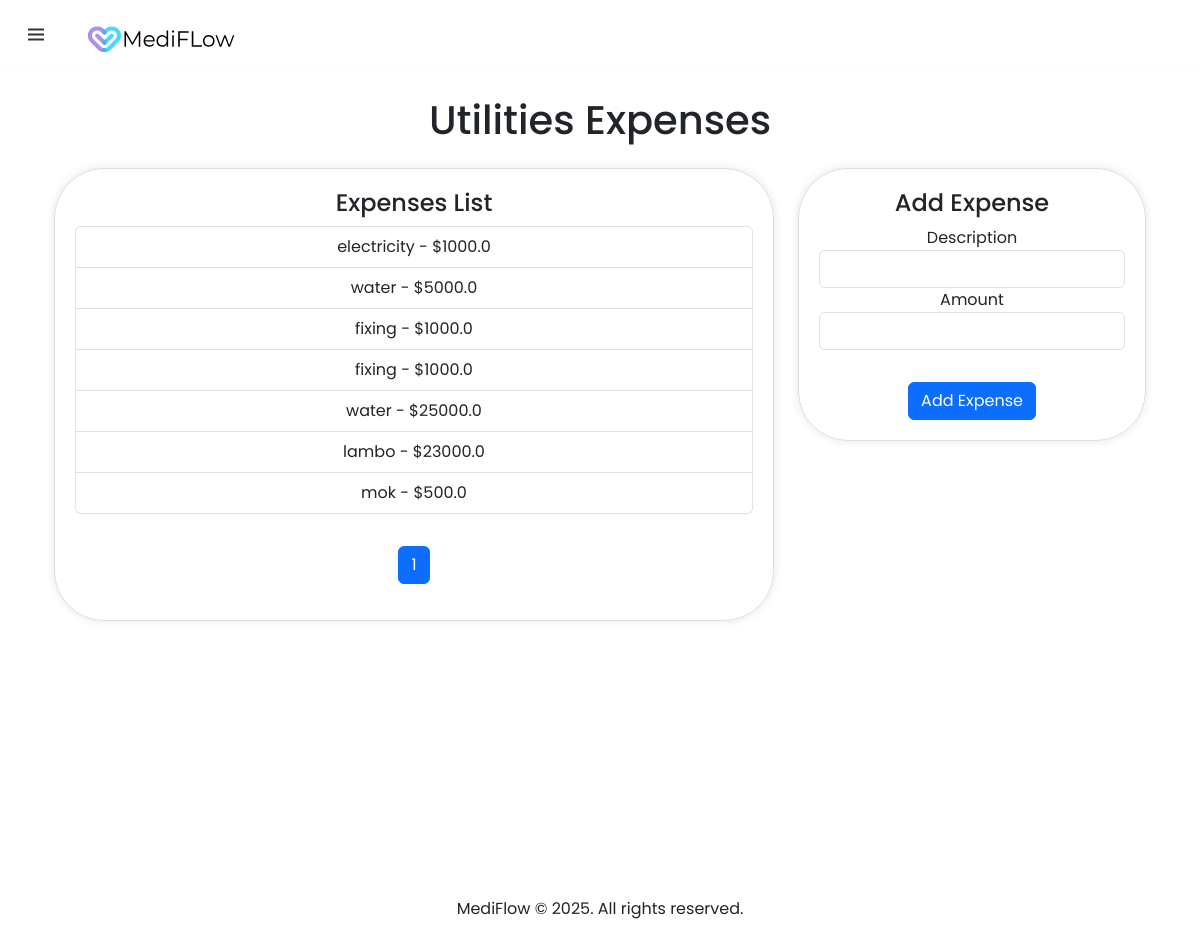
Screenshot of /expenses/utilities (signed in) with the database file from the repository.
### tables this page shows
CREATE TABLE utilities (
    utility_id INTEGER PRIMARY KEY AUTOINCREMENT NOT NULL,
    admin_id INTEGER NOT NULL,
    amount REAL NOT NULL,
    description TEXT NOT NULL, date DATE,
    FOREIGN KEY (admin_id) REFERENCES admins(id)
);

### app.py (the view, shortened to what this page needs)
@app.route("/expenses/utilities", methods=["GET", "POST"])
@login_required
def utilities():
    user_type = session.get("user_type")
    if user_type != "admin":
        return render_template("404.html"), 404
    if request.method == "GET":
        db = get_db()
        admin_id = session.get("user_id")
        utilities = db.execute("SELECT amount, description FROM utilities WHERE admin_id = ?", (admin_id,)).fetchall()
        total_utilities = len(utilities)
        page = request.args.get('page', 1, type=int)
        per_page = 10  # Number of patients per page
        offset = (page - 1) * per_page
        utilities = utilities[offset:offset + per_page]
        total_pages = (total_utilities + per_page - 1) // per_page
        return render_template("utilities.html", utilities=utilities, page=page, total_pages=total_pages)

### app.py (called while the page is built)
def get_db():
    db = getattr(g, '_database', None)
    if db is None:
        db = g._database = sqlite3.connect(DATABASE)
    return db.cursor()

@app.teardown_appcontext
def close_connection(exception):
    db = getattr(g, '_database', None)
    if db is not None:
        db.close()

@app.after_request
def after_request(response):
    response.headers["Cache-Control"] = "no-cache, no-store, must-revalidate"
    response.headers["Expires"] = 0
    response.headers["Pragma"] = "no-cache"
    return response

### helpers.py (called while the page is built)
def login_required(f):
    @wraps(f)
    def decorated_function(*args, **kwargs):
        if session.get("user_id") is None:
            return redirect("/login")
        return f(*args, **kwargs)
    return decorated_function

### templates/utilities.html (shortened to what this page needs)
{% extends "layout.html" %}
{% block main %}
<head>
  <link href="https://cdn.jsdelivr.net/npm/bootstrap@5.3.3/dist/css/bootstrap.min.css" rel="stylesheet">
</head>
<div class="container my-5">
  <h1 class="text-center mb-4">Utilities Expenses</h1>
  <div class="row">
    <div class="col-md-8">
      <div class="expense-card">
        <h4>Expenses List</h4>
        <ul id="expensesList" class="list-group">
          {% for utilitie in utilities %}
          <li class="list-group-item">{{ utilitie[1] }} - ${{ utilitie[0] }}</li>
          {% endfor %}
        </ul>
        <div style=" margin-top:2rem; display:flex;align-content: stretch;flex-direction: row;justify-content: center;">
          <ul class="pagination">
              {% for num in range(1, total_pages + 1) %}
              <li class="page-item {% if num == page %}active{% endif %}">
                  <a class="page-link" href="?page={{ num }}">{{ num }}</a>
              </li>
              {% endfor %}
          </ul>
        </div>
      </div>
    </div>
    <div class="col-md-4">
      <div class="expense-card">
        <h4>Add Expense</h4>
        <form id="expenseForm" action="/expenses/utilities" method="POST">
          <div class="form-group">
            <label for="expenseDescription">Description</label>
            <input type="text" class="form-control" id="expenseDescription" name="description" autocomplete="off" required>
          </div>
          <div class="form-group">
            <label for="expenseAmount">Amount</label>
            <input type="number" class="form-control" id="expenseAmount" name="amount" required>
          </div>
          <button type="submit" style="margin-top:2rem;" class="btn btn-primary">Add Expense</button>
        </form>
      </div>
    </div>
  </div>
</div>
{% endblock %}

### static/style.css (style rules this page uses)
* { margin: 0; padding: 0; box-sizing: border-box; font-family: 'Poppins', sans-serif; }
::placeholder { font-weight: 500; color: #222; }
a { text-decoration: none; }
body { height: 100%; margin: 0; background-repeat: no-repeat; background-attachment: fixed; background-color: #fcfcfc; }

### templates/utilities.html (style rules this page uses)
.expense-card { border: 1px solid #ddd; border-radius: 50px; padding: 20px; margin-bottom: 20px; box-shadow: 0 0 10px rgba(0, 0, 0, 0.1); }

### rows the page displays
utilities: description "electricity", amount "1000.0"
utilities: description "water", amount "5000.0"
utilities: description "fixing", amount "1000.0"
utilities: description "fixing", amount "1000.0"
utilities: description "water", amount "25000.0"
utilities: description "lambo", amount "23000.0"
utilities: description "mok", amount "500.0"

### other values shown
{{ num }} "1"
